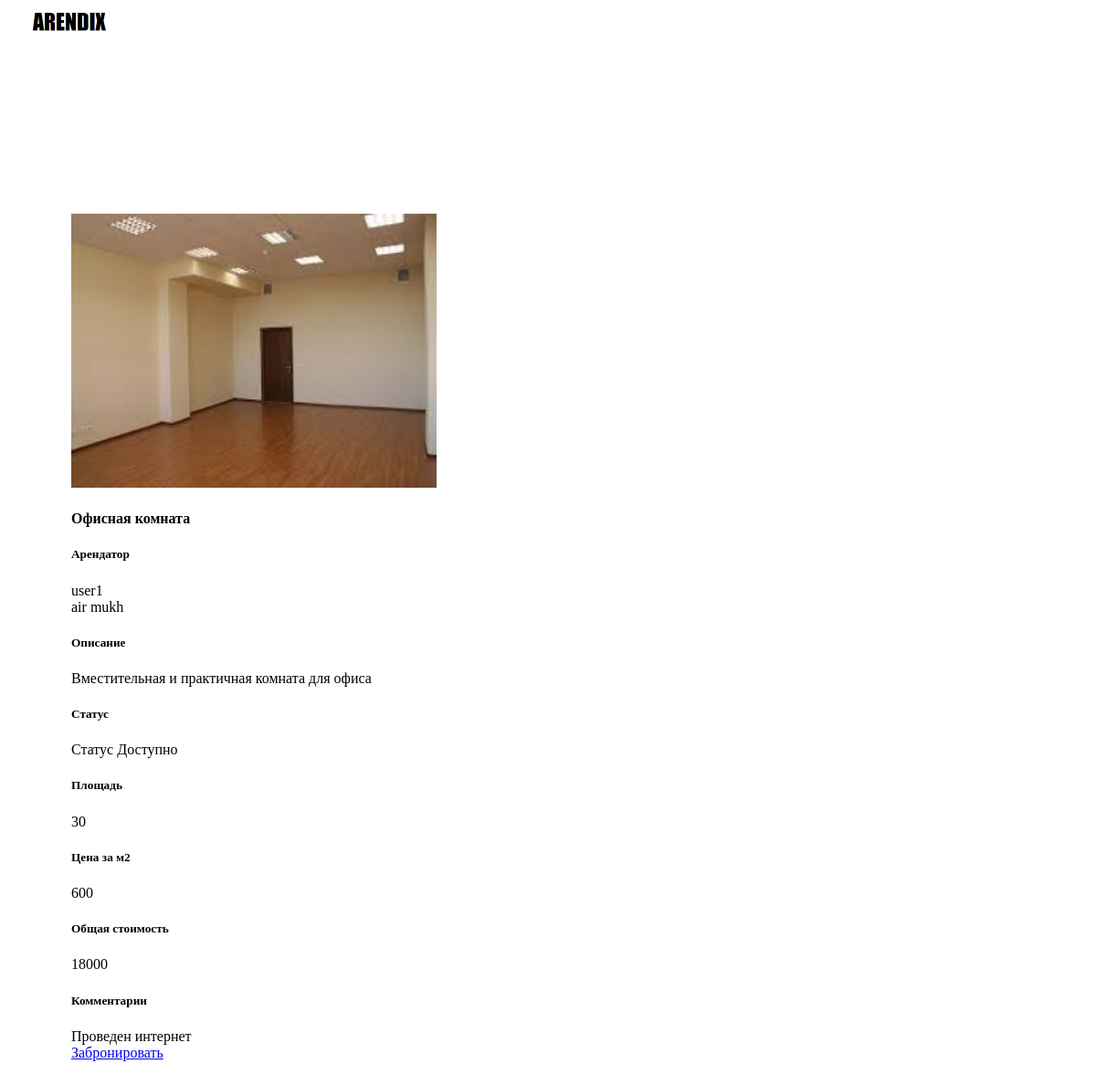
Page /room/3/ on the committed database.
### rooms/models.py (models this page shows, shortened)
class RoomImage(models.Model):
    room = models.ForeignKey(Room,blank=True,null=True,default=None)
    image = models.ImageField()
    created_date = models.DateTimeField(auto_now_add=True, auto_now = False)
    updated_date = models.DateTimeField(auto_now_add=False, auto_now = True)
    class Meta:
        verbose_name = "Фотография"
        verbose_name_plural = "Фотографии"

class Room(models.Model):
    name = models.CharField(max_length=50,blank=True,null=True,default=None)
    description = models.TextField(blank=True,null=True,default=None)
    square = models.IntegerField(blank=True,null=True,default=None)
    price_per_m2 = models.IntegerField(blank=True,null=True,default=None)
    price = models.IntegerField(blank=True,null=True,default=None)
    comments = models.TextField()
    status = models.ForeignKey(Status)
    user = models.ForeignKey(User, null=True)
    created_date = models.DateTimeField(auto_now_add=True, auto_now = False)
    updated_date = models.DateTimeField(auto_now_add=False, auto_now = True)
    class Meta:
        verbose_name = "Помещение"
        verbose_name_plural = "Помещения"

class Status(models.Model):
    status_value = models.CharField(max_length = 50,blank=True,null=True,default=None)
    status_description = models.TextField(blank=True,null=True,default=None)
    created_date = models.DateTimeField(auto_now_add=True, auto_now = False)
    updated_date = models.DateTimeField(auto_now_add=False, auto_now = True)
    def __str__(self):
        return "Статус %s" % self.status_value
    class Meta:
        verbose_name = "Статус"
        verbose_name_plural = "Статусы"

### lading/views.py (the view)
# urls.py: url(r'^room/(?P<pk>\d+)/$', views.room_detail, name='room_detail'),
def room_detail(request, pk):
    room = get_object_or_404(RoomImage, pk=pk)
    return render(request, 'room_detail1.html', {'room_image': room, "username": auth.get_user(request).username})

### lading/templates/room_detail1.html (shortened to what this page needs)
{% extends 'base.html' %}
{% load static %}
{% block content %}
<div class="android-more-section">
  <div class="mdl-layout mdl-js-layout mdl-card mdl-shadow--3dp mdl-color--white">
    <div class="mdl-card mdl-cell mdl-cell--middle mdl-cell--9-col-desktop mdl-cell--6-col-tablet mdl-cell--4-col-phone">
      <img src="{{ room_image.image.url }} " width="400px" height="300px">
    </div>
                <div class="mdl-card__title mdl-card--border">
                   <h4 class="mdl-card__title-text">{{room_image.room.name}}</h4>
                </div>
                <div class="mdl-card__supporting-text mdl-card--border">
                  <span class="mdl-typography--font-light mdl-typography--subhead">
                    <h5>Арендатор</h5>
                    {{room_image.room.user.username}}</br>
                    {{ room_image.room.user.first_name}}
                    {{ room_image.room.user.last_name}}</span>
                </div>
                <div class="mdl-card__supporting-text mdl-card--border">
                  <span class="mdl-typography--font-light mdl-typography--subhead">
                    <h5>Описание</h5>
                    {{room_image.room.description}}</span>
                </div>
                <div class="mdl-card__supporting-text mdl-card--border">
                  <span class="mdl-typography--font-light mdl-typography--subhead">
                    <h5>Статус</h5>
                    {{room_image.room.status}}</span>
                </div>
                <div class="mdl-card__supporting-text mdl-card--border">
                  <span class="mdl-typography--font-light mdl-typography--subhead">
                    <h5>Площадь</h5>
                    {{room_image.room.square}}</span>
                </div>
                <div class="mdl-card__supporting-text mdl-card--border">
                  <span class="mdl-typography--font-light mdl-typography--subhead">
                    <h5>Цена за м2</h5>
                    {{room_image.room.price_per_m2}}</span>
                </div>
                <div class="mdl-card__supporting-text mdl-card--border">
                  <span class="mdl-typography--font-light mdl-typography--subhead">
                    <h5>Общая стоимость</h5>
                    {{room_image.room.price}}</span>
                </div>
                <div class="mdl-card__supporting-text ">
                  <span class="mdl-typography--font-light mdl-typography--subhead">
                    <h5>Комментарии</h5>
                    {{room_image.room.comments}}</span>
                </div>
                <div class="mdl-card__actions mdl-card--border">
                  {% ifequal room_image.room.status.pk 2 %}
                   <a class="mdl-button mdl-js-button mdl-button--primary" href="{% url 'bron' pk=room_image.pk %}">
                     Забронировать
                   </a>
                  {% endifequal %}
                                  </div>
              </div>
  </div>
</div>
{% endblock %}

### lading/static/styles.css (style rules this page uses)
.android-more-section { padding: 80px 0; max-width: 1044px; margin-left: auto; margin-right: auto; }

### rows in the picture
RoomImage: image (picture), room.name "Офисная комната", room.user.username "user1", room.user.first_name "air", room.user.last_name "mukh", room.description "Вместительная и практичная комната для офиса", room.status "Статус Доступно", room.square "30", room.price_per_m2 "600", room.price "18000", room.comments "Проведен интернет"
